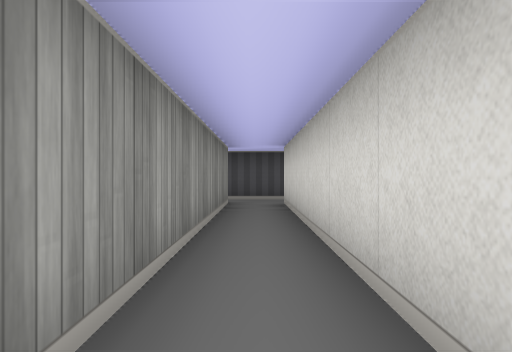
View 1 (above)

24 first-person views from a walk through a cub3D maze. The camera is about half as high as the walls, looks level and sees 70° across. The floor is counted in squares. Each view is taken from the middle of a square. On the plan, view 1 faces up. The plan holds only what a view shows up to about 9 squares ahead; the rest is blank.

View 2
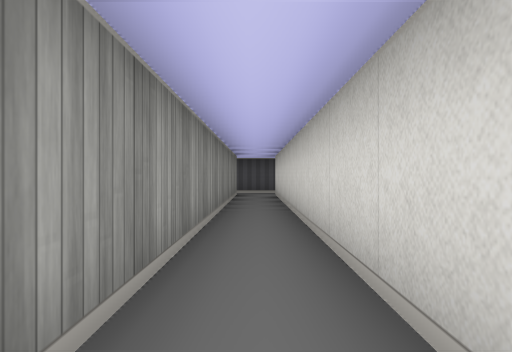

View 3
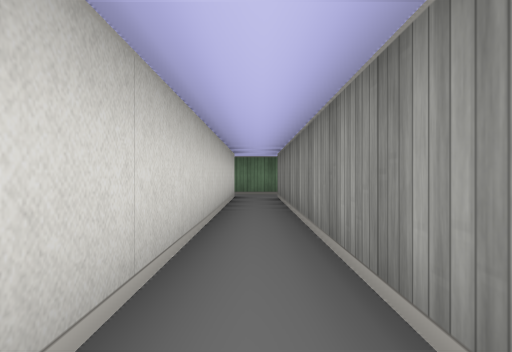

View 4
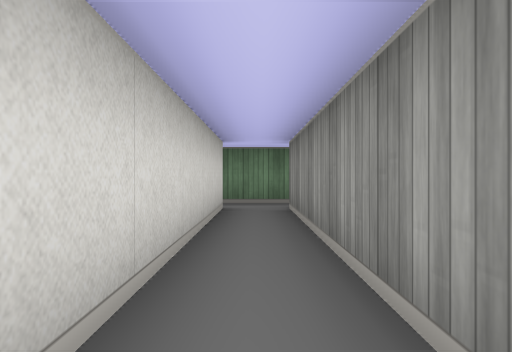

View 5
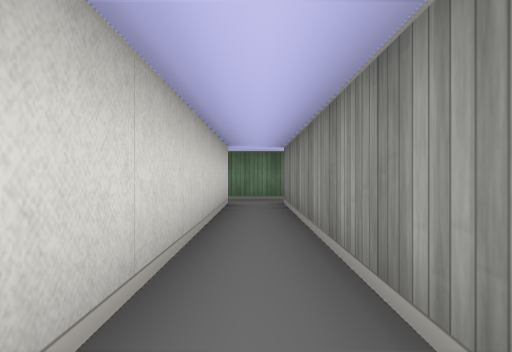

View 6
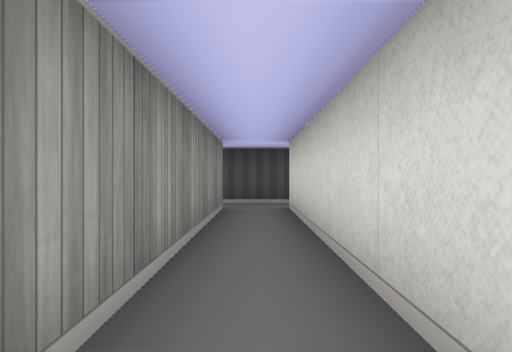

View 7
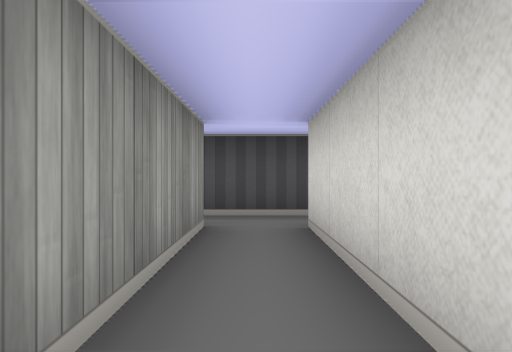

View 8
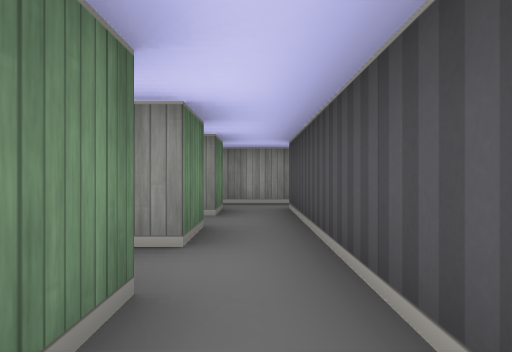

View 9
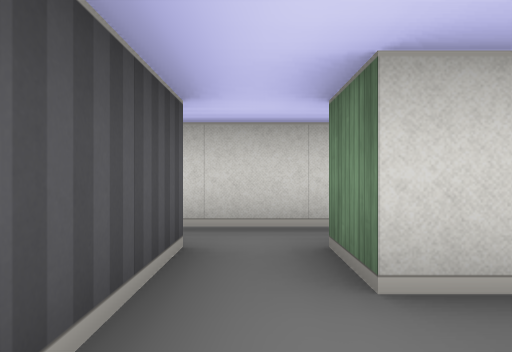

View 10
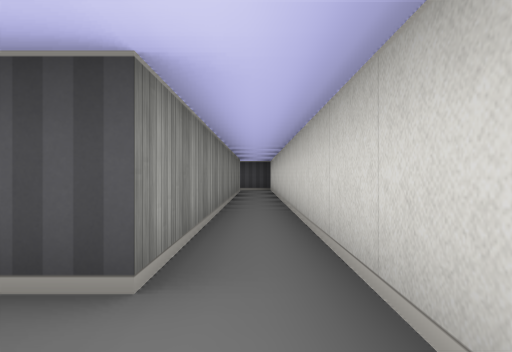

View 11
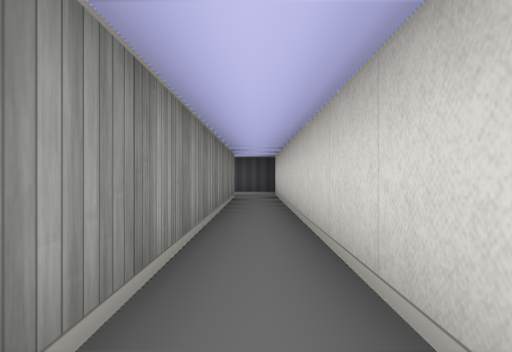

View 12
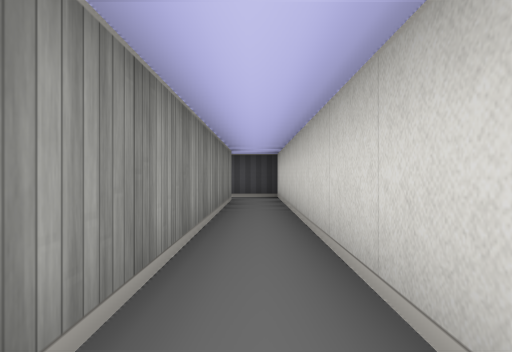

View 13
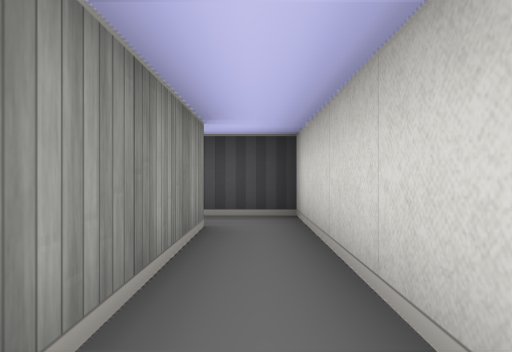

View 14
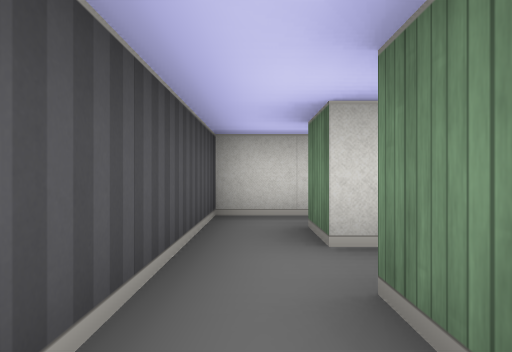

View 15
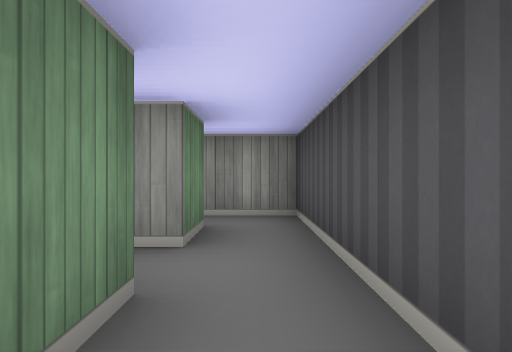

View 16
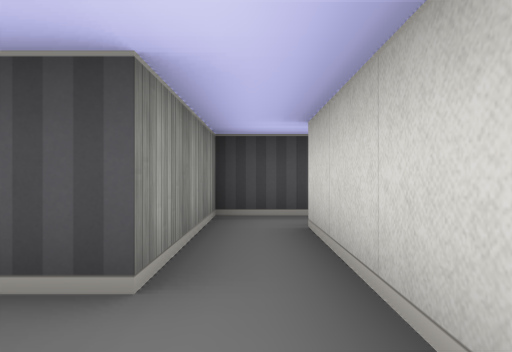

View 17
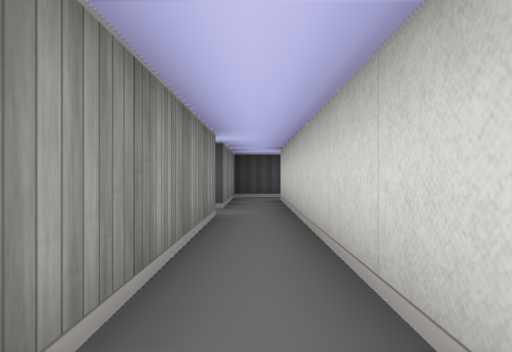

View 18
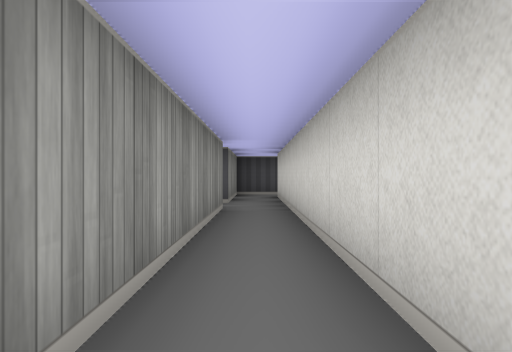

View 19
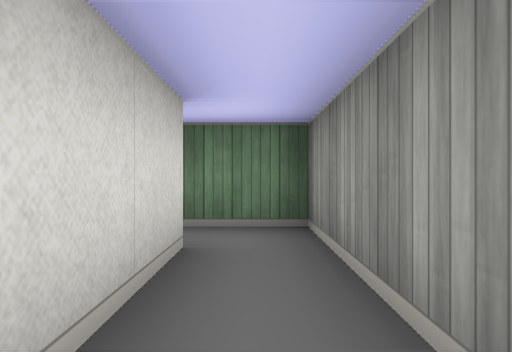

View 20
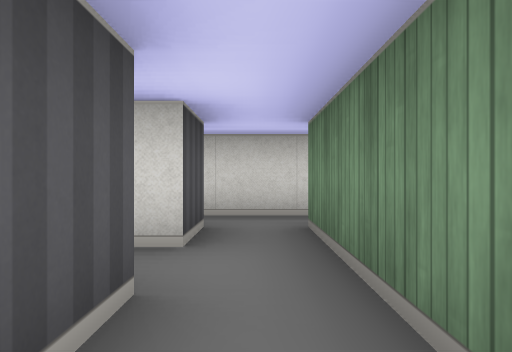

View 21
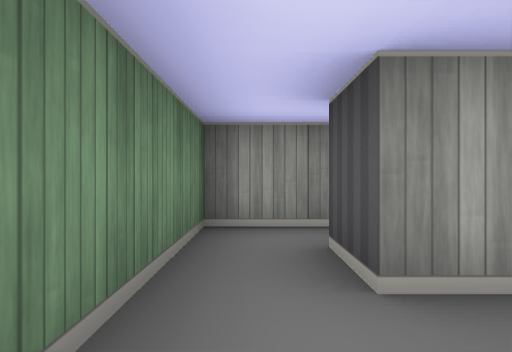

View 22
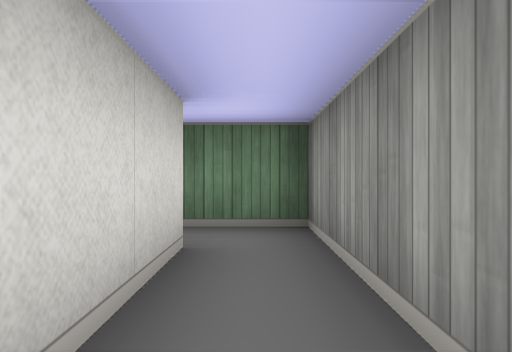

View 23
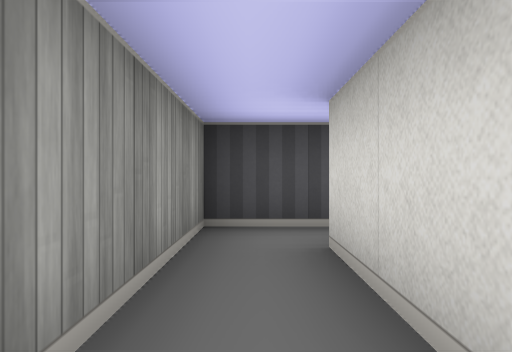

View 24
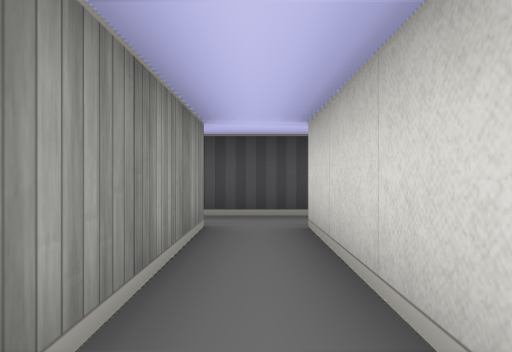

### Floor plan
Ten units are one square. View 1 is at (0, 0); x grows to the right and y downward. Boxes are objects, and circles mark ways between rooms. Rooms are numbered by the first view taken in them; rooms with no view inside come last. Other rooms are left out.
<svg viewBox="-50 -190 100 290">
<path fill="none" stroke="#000" d="M5 85 5 -65M-15 -65 -5 -65 -5 85M-6 95 6 95M6 -75 -14 -75M45 -62 45 -185 25 -185M25 -65 35 -65M25 -175 35 -175 35 -75 25 -75M25 -36 25 -65M5 -65 15 -65 15 -36M25 -75 6 -75M5 -155 5 -175M5 -185 -5 -185 -5 -155M5 -95 5 -155M-15 -145 -5 -145 -5 -85 8 -85M-5 -155 -15 -155M-45 -155 -45 -145 -35 -145M-35 -155 -35 -175M-32 -185 -45 -185 -45 -155M-35 -145 -15 -145M-25 -155 -35 -155"/>
<circle cx="10" cy="-70" r="3" fill="#2a7"/>
<circle cx="30" cy="-70" r="3" fill="#2a7"/>
<circle cx="0" cy="-165" r="3" fill="#2a7"/>
<circle cx="-10" cy="-150" r="3" fill="#2a7"/>
<circle cx="-40" cy="-165" r="3" fill="#2a7"/>
<circle cx="-30" cy="-150" r="3" fill="#2a7"/>
<text x="0" y="10">1</text>
<text x="40" y="-20">2</text>
<text x="20" y="40">3</text>
<text x="0" y="-170">4</text>
<text x="0" y="-120">5</text>
<text x="-40" y="-150">6</text>
<text x="-40" y="-170">7</text>
<text x="-30" y="-150">8</text>
</svg>
Room 1 opens to room 3. Room 2 opens to room 3. Room 4 opens to room 5. Room 5 opens to room 8. Room 6 opens to room 7. Room 6 opens to room 8.

Where each view was taken, in squares from view 1:
view 1: 0 up, 0 right, facing up
view 2: 3 down, 0 right, facing up
view 3: 0 up, 0 right, facing down
view 4: 3 down, 0 right, facing down
view 5: 2 down, 0 right, facing down
view 6: 1 up, 0 right, facing up
view 7: 3 up, 0 right, facing up
view 8: 7 up, 4 right, facing left
view 9: 7 up, 1 right, facing right
view 10: 6 up, 4 right, facing up
view 11: 9 up, 4 right, facing up
view 12: 10 up, 4 right, facing up
view 13: 14 up, 4 right, facing up
view 14: 18 up, 0 right, facing right
view 15: 18 up, 4 right, facing left
view 16: 14 up, 0 right, facing up
view 17: 10 up, 0 right, facing up
view 18: 9 up, 0 right, facing up
view 19: 12 up, 0 right, facing down
view 20: 15 up, 4 left, facing right
view 21: 15 up, 1 left, facing left
view 22: 18 up, 4 left, facing down
view 23: 15 up, 4 left, facing up
view 24: 3 up, 2 right, facing up
